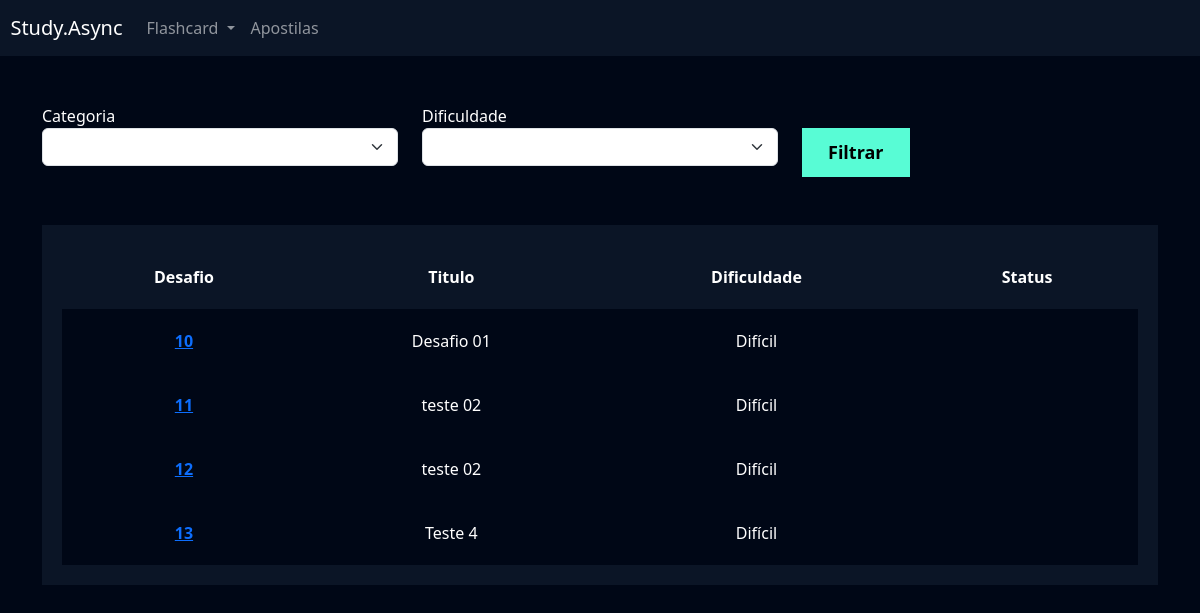
/flashcard/listar_desafio/ (signed in), run on an earlier commit of the app's database.
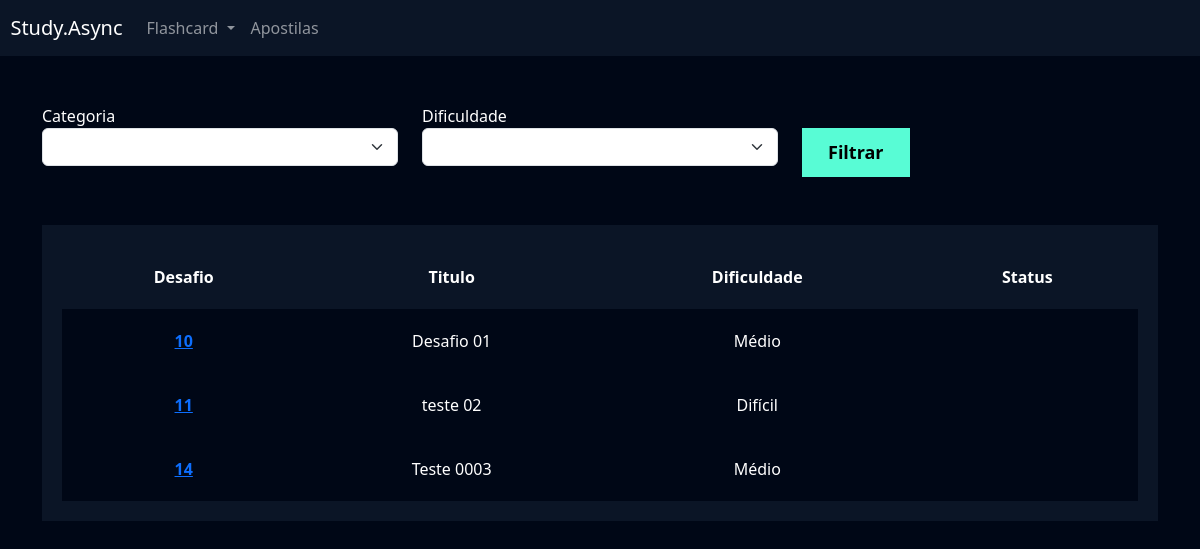
And on a later commit of the database.
### flashcard/models.py (models this page shows, shortened)
class Desafio(models.Model):
    user = models.ForeignKey(User, on_delete=models.DO_NOTHING)
    titulo = models.CharField(max_length=100)
    categoria = models.ManyToManyField(Categoria)
    quantidade_perguntas = models.IntegerField()
    dificuldade = models.CharField(
        max_length=1, choices=Flashcard.DIFICULDADE_CHOICES
    )
    flashcards = models.ManyToManyField(FlashcardDesafio)

### flashcard/views.py (the view)
# urls.py: path('listar_desafio/', views.listar_desafio, name='listar_desafio'),
def listar_desafio(request):
    desafios = Desafio.objects.filter(user=request.user)
    return render(
        request,
        'listar_desafio.html',
        {
            'desafios': desafios,
        },
    )

### flashcard/templates/listar_desafio.html (shortened to what this page needs)
{% extends "base.html" %}
{% load static %}
{% block 'cabecalho' %}
    <link href="{% static 'usuarios/css/cadastro.css' %}" rel="stylesheet">
    <link href="{% static 'flashcard/css/novo_flashcard.css' %}" rel="stylesheet">
    <link href="{% static 'flashcard/css/iniciar_desafio.css' %}" rel="stylesheet">
    <link href="{% static 'flashcard/css/desafio.css' %}" rel="stylesheet">
    <link href='https://unpkg.com/boxicons@2.1.4/css/boxicons.min.css' rel='stylesheet'>
{% endblock 'cabecalho' %}
{% block 'conteudo' %}
    {% include "partials/header.html" %}
    <div class="container">
        <br>
        <br>
        <div class="row">
            <div class="col-md">
                <form action="}" method="GET">
                <label for="">Categoria</label>
                <select name="categoria" class="form-select">
                </select>
            </div>
            <div class="col-md">
                <label for="">Dificuldade</label>
                <select name="dificuldade" class="form-select">
                </select>
            </div>
            <div class="col-md">
                <br>
                <input type="submit" value="Filtrar" class="btn-cadastro">
            </div>
        </div>
        <br>
        <br>
        <div class="box-listar">
            <table>
                <thead>
                  <tr>
                    <th scope="col">Desafio</th>
                    <th scope="col">Titulo</th>
                    <th scope="col">Dificuldade</th>
                    <th scope="col">Status</th>
                  </tr>
                </thead>
                <tbody>
                    {% for desafio in desafios %}
                        <tr class="linha">
                            <th><a href="{% url 'desafio' desafio.id %}">{{desafio.id}}</a></th>
                            <td>{{desafio.titulo}}</td>
                            <td>{{desafio.get_dificuldade_display}}</td>
                            <td>{{desafio.status}}</td>
                        </tr>
                  {% endfor %}
                </tbody>
              </table>
        </div>
    </div>
{% endblock 'conteudo' %}

What changed in the data, as far as the page shows it:
no longer on this page (row edited): Desafio: id "12", titulo "teste 02", dificuldade "Difícil"
no longer on this page (row edited): Desafio: id "13", titulo "Teste 4", dificuldade "Difícil"
changed Desafio "Desafio 01": dificuldade "Difícil" → "Médio"
added Desafio: id "14", titulo "Teste 0003", dificuldade "Médio"
